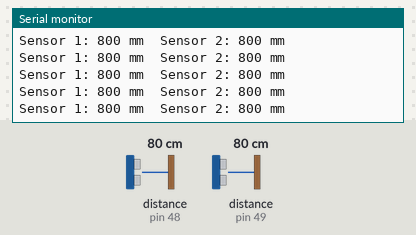
The sketch below on a simulated Arduino Uno, built with avr-gcc and run on an emulated ATmega328P. Shown: the last lines printed to the serial monitor. Inputs (shaded band) come from the test bench; at power-on: distance to the obstacle (sensors on pin 48, pin 49) 80 cm.

Above: at 1.2 s.
1.3 s: distance to the obstacle (sensor on pin 48) set to 2 cm
At 1.48 s:
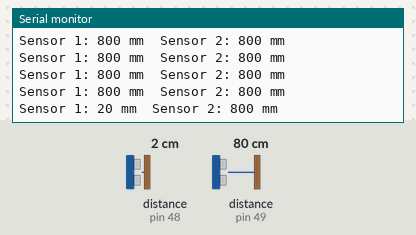
4.3 s: distance to the obstacle (sensor on pin 49) set to 250 cm
At 4.52 s:
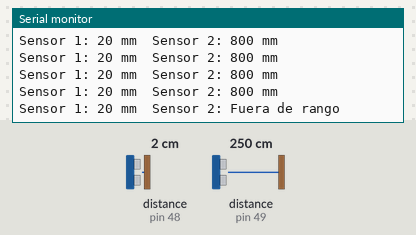
6.3 s: distance to the obstacle (sensor on pin 48) set to 250 cm
At 6.5 s:
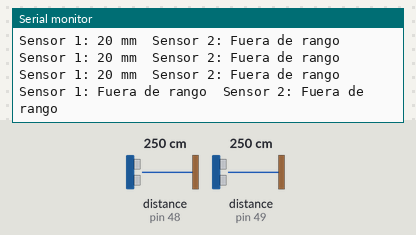
8.3 s: distance to the obstacle (sensor on pin 49) set to 2 cm
At 8.49 s:
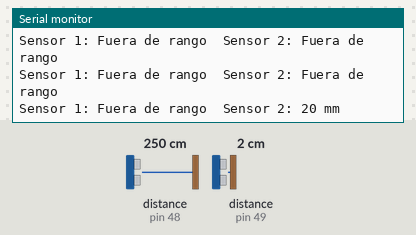
10.3 s: distance to the obstacle (sensor on pin 48) set to 4 cm
At 10.35 s:
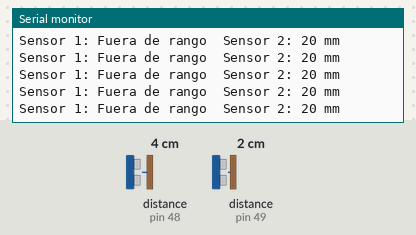
Timing chart, 0 to 13.3 s (numbered marks = the images above; inputs shaded):
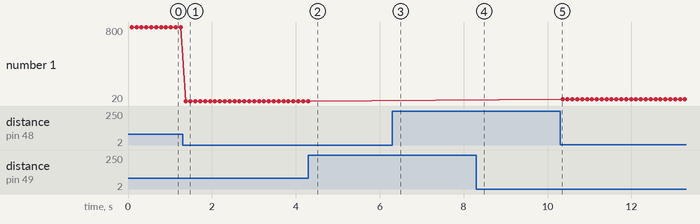

The sketch:

Sensor_VL53L0X.ino
```cpp
//Este código inicializa los dos sensores, les asigna una dirección I2C diferente (0x30 y 0x31) y luego lee y muestra la distancia de cada uno por separado en el monitor serial.
#include <Wire.h>
#include <Adafruit_VL53L0X.h>

// Pines XSHUT para cada sensor
#define SENSOR_1_XSHUT 2
#define SENSOR_2_XSHUT 3

// Objetos para cada sensor
Adafruit_VL53L0X lox1 = Adafruit_VL53L0X();
Adafruit_VL53L0X lox2 = Adafruit_VL53L0X();

void setup() {
  Serial.begin(9600);
  while (!Serial);

  // Inicializar pines XSHUT como salida y apagarlos (LOW)
  pinMode(SENSOR_1_XSHUT, OUTPUT);
  pinMode(SENSOR_2_XSHUT, OUTPUT);
  digitalWrite(SENSOR_1_XSHUT, LOW);
  digitalWrite(SENSOR_2_XSHUT, LOW);

  Serial.println("Inicializando Sensores...");

  // Encender y configurar el Sensor 1
  digitalWrite(SENSOR_1_XSHUT, HIGH);
  delay(10);
  if (!lox1.begin(0x30)) { // Asignar nueva dirección I2C
    Serial.println(F("Fallo al iniciar el sensor 1 :("));
    while(1);
  }

  // Encender y configurar el Sensor 2
  digitalWrite(SENSOR_2_XSHUT, HIGH);
  delay(10);
  if (!lox2.begin(0x31)) { // Asignar nueva dirección I2C
    Serial.println(F("Fallo al iniciar el sensor 2 :("));
    while(1);
  }

  Serial.println("Sensores OK!");
}

void loop() {
  VL53L0X_RangingMeasurementData_t measure1;
  lox1.rangingTest(&measure1, false);

  VL53L0X_RangingMeasurementData_t measure2;
  lox2.rangingTest(&measure2, false);

  // Lectura del Sensor 1
  if (measure1.RangeStatus != 4) {
    Serial.print("Sensor 1: ");
    Serial.print(measure1.RangeMilliMeter);
    Serial.print(" mm\t");
  } else {
    Serial.print("Sensor 1: Fuera de rango\t");
  }

  // Lectura del Sensor 2
  if (measure2.RangeStatus != 4) {
    Serial.print("Sensor 2: ");
    Serial.print(measure2.RangeMilliMeter);
    Serial.println(" mm");
  } else {
    Serial.println("Sensor 2: Fuera de rango");
  }

  delay(50);
}
```

Measured:
- after the input at 1.3 s, the serial monitor: prints a new line after 0.07 s (image 1)
- after the input at 4.3 s, the serial monitor: prints a new line after 0.11 s (image 2)
- after the input at 6.3 s, the serial monitor: prints a new line after 0.09 s (image 3)
- after the input at 8.3 s, the serial monitor: prints a new line after 0.07 s (image 4)
- plotted number 1: 800 → 20 after the input at 1.3 s, 20 → 40 after the input at 10.3 s
